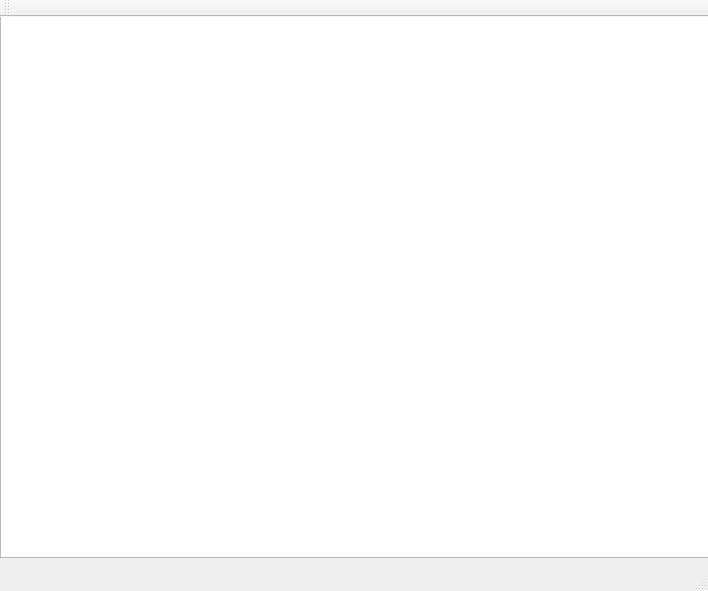
<?xml version="1.0" encoding="UTF-8"?>
<ui version="4.0">
 <class>MainWindow</class>
 <widget class="QMainWindow" name="MainWindow">
  <property name="geometry">
   <rect>
    <x>0</x>
    <y>0</y>
    <width>708</width>
    <height>591</height>
   </rect>
  </property>
  <property name="windowTitle">
   <string>MainWindow</string>
  </property>
  <widget class="QWidget" name="centralWidget">
   <widget class="QGraphicsView" name="graphicsView">
    <property name="geometry">
     <rect>
      <x>0</x>
      <y>-10</y>
      <width>711</width>
      <height>551</height>
     </rect>
    </property>
   </widget>
  </widget>
  <widget class="QMenuBar" name="menuBar">
   <property name="geometry">
    <rect>
     <x>0</x>
     <y>0</y>
     <width>708</width>
     <height>26</height>
    </rect>
   </property>
  </widget>
  <widget class="QToolBar" name="mainToolBar">
   <attribute name="toolBarArea">
    <enum>TopToolBarArea</enum>
   </attribute>
   <attribute name="toolBarBreak">
    <bool>false</bool>
   </attribute>
  </widget>
  <widget class="QStatusBar" name="statusBar"/>
 </widget>
 <layoutdefault spacing="6" margin="11"/>
 <resources/>
 <connections/>
</ui>
